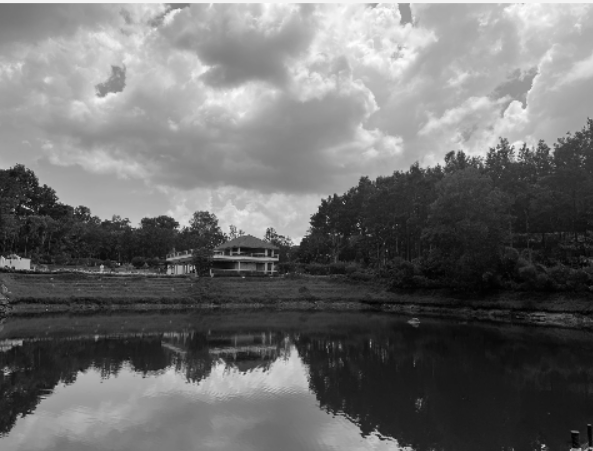
#> input picture data/l6_gradient.png, 593 x 451 px, found by its file name
$ python gradient.py
#> lines starting #> are read from the running program, lines starting #| are printed output that depends on the picture
import cv2
import numpy as np

kernel = np.ones((3, 3), np.uint8)

img = cv2.imread('data/l6_gradient.png', flags=cv2.IMREAD_GRAYSCALE)
#> img is the input picture: shape (451, 593); min 1, max 255, mean 109.9

img_eroded = cv2.erode(img, kernel, iterations=1)
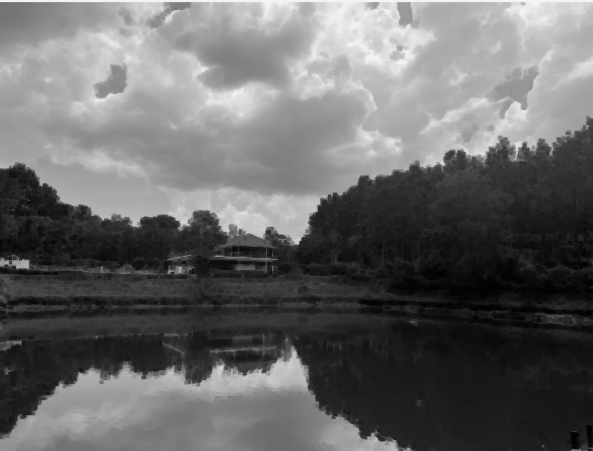
#> img_eroded: shape (451, 593); min 1, max 251, mean 103.4
img_dilated = cv2.dilate(img, kernel, iterations=1)
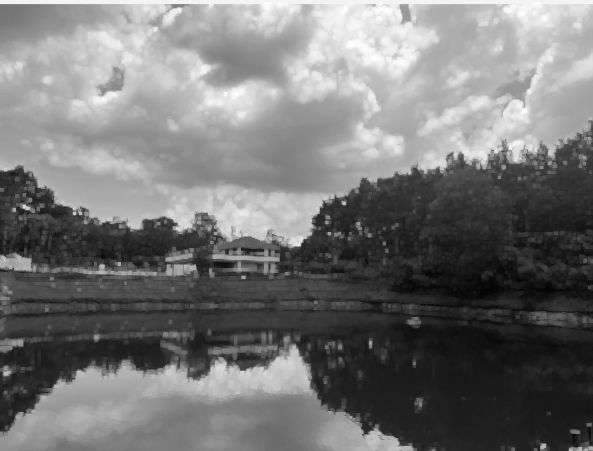
#> img_dilated: shape (451, 593); min 3, max 255, mean 117.1
gradient = img_dilated - img_eroded
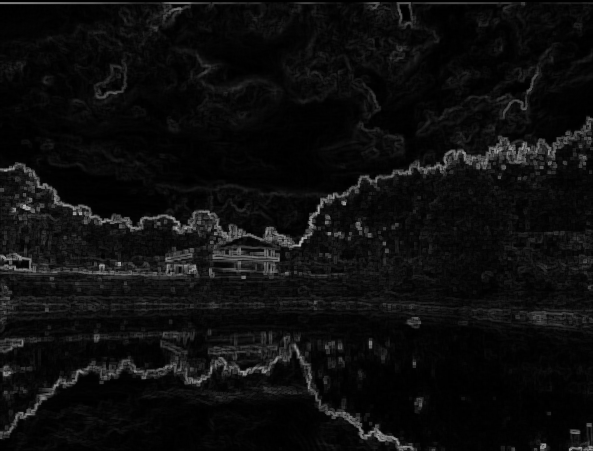
#> gradient: shape (451, 593); min 0, max 187, mean 13.7

gradient_ex = cv2.morphologyEx(img, cv2.MORPH_GRADIENT, kernel)


# cv2.imshow('Eroded', img_eroded)
# cv2.imshow('Dilated', img_dilated)
cv2.imshow('Gradient', gradient)
cv2.imshow('Gradient Ex', gradient_ex)
cv2.waitKey(0)
cv2.destroyAllWindows()

$ run again, with data/cats.jpeg saved as data/l6_gradient.png
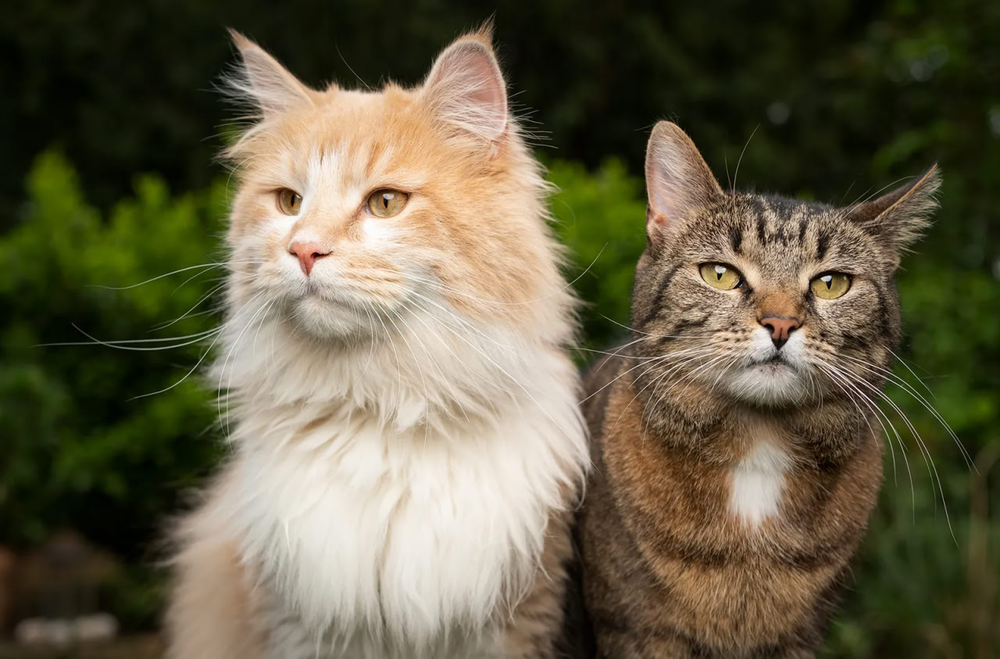
#> input picture data/cats.jpeg, 1000 x 659 px, shrunk from 1280 x 843 before the run, found by its file name
#> `img_dilated = cv2.dilate(img, kernel, iterations=1)`:
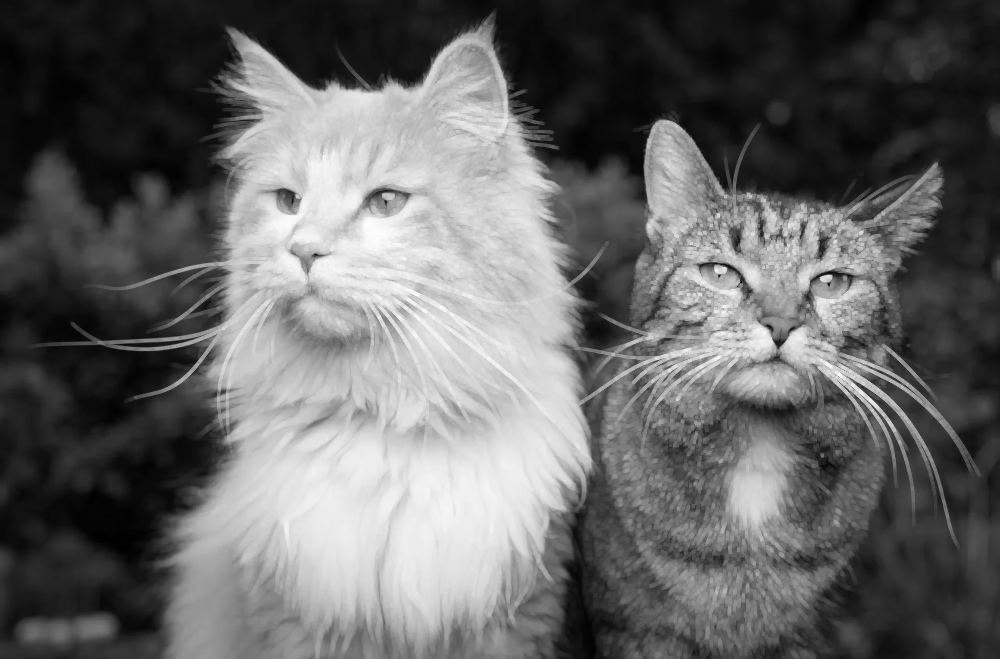
#> img_dilated: shape (659, 1000); min 0, max 253, mean 102
#> `gradient = img_dilated - img_eroded`:
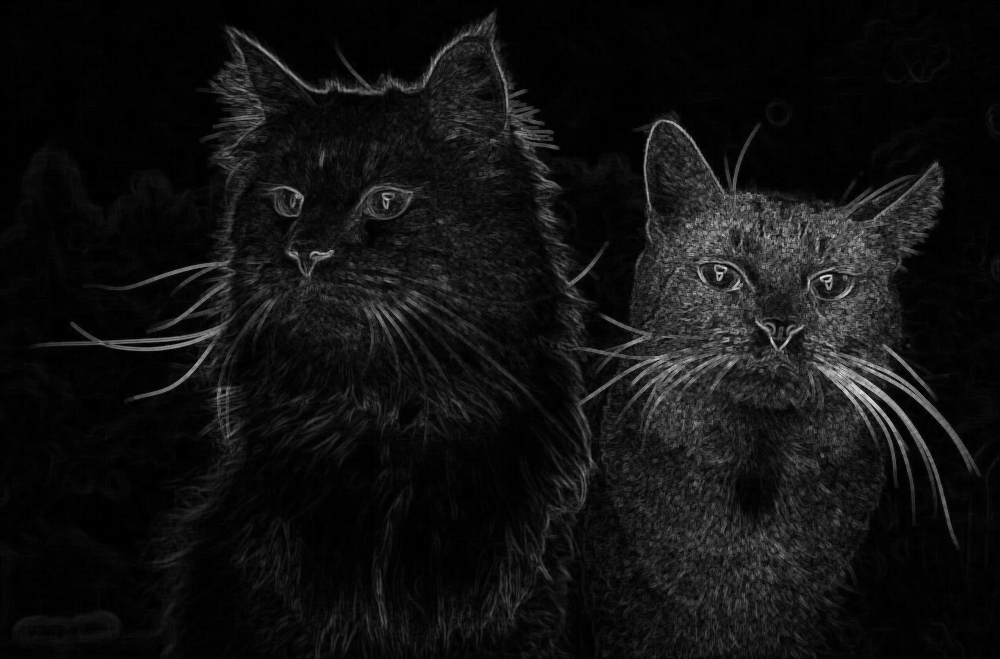
#> gradient: shape (659, 1000); min 0, max 227, mean 17.1
